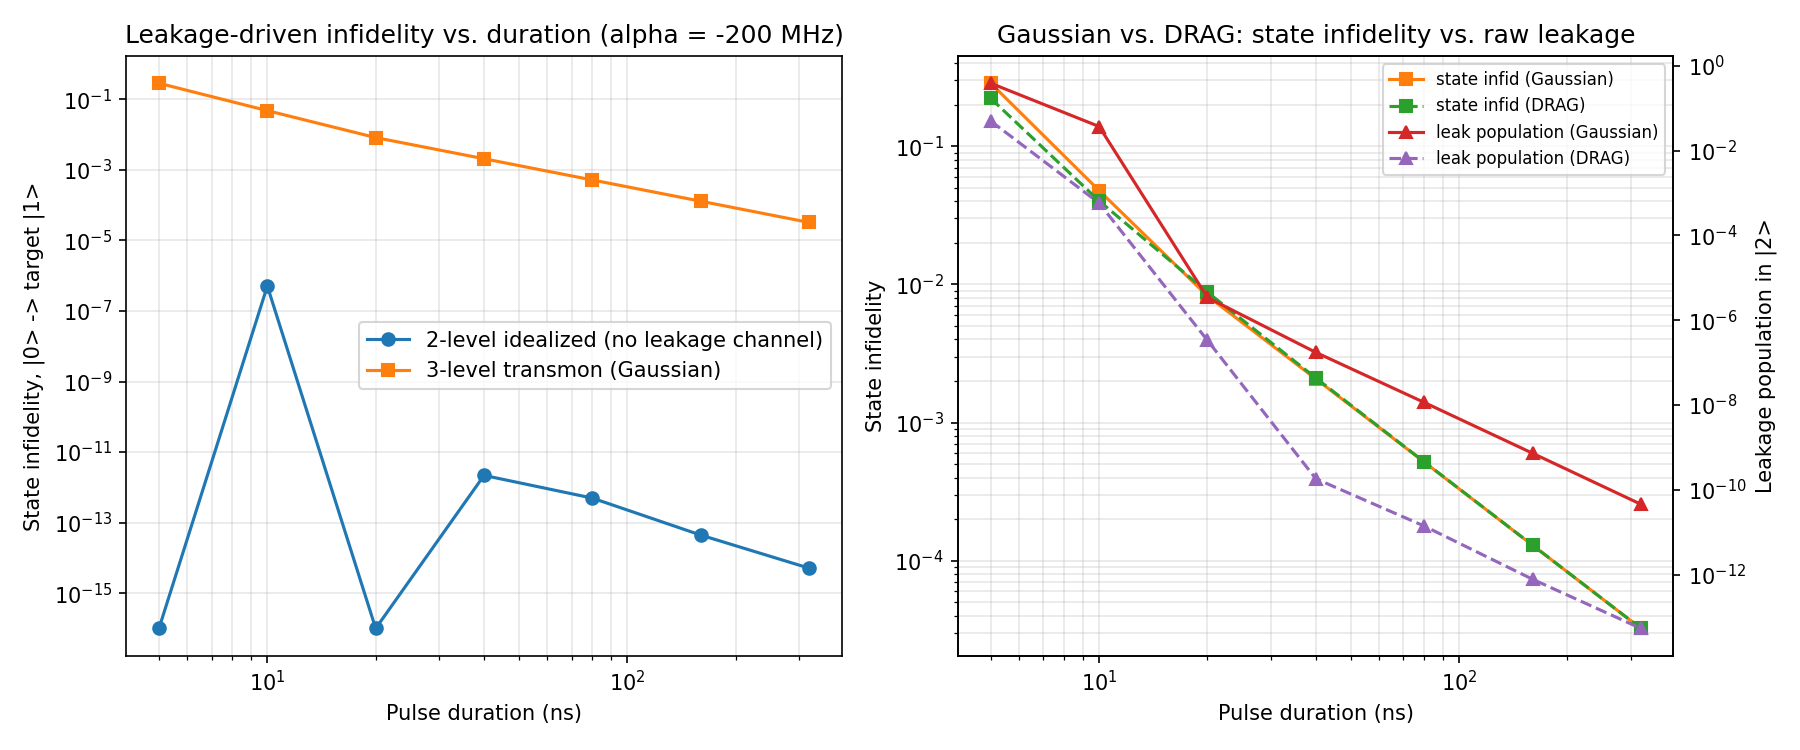

Here is the Python script that generated this plot:
"""
examples/transmon_leakage_demo.py
==================================
Every prior demo in this codebase (rabi_oscillation_demo.py through
impedance_mismatch_demo.py) used an idealized 2-level qubit (H0=0, exactly
resonant, no third level to leak into). This demo swaps in a real
`quantum.Transmon` (finite anharmonicity, n_levels=3) and asks: does a more
realistic qubit model change the fidelity story, independent of any
drive-chain impairment? No NL, no noise, no channel impairment anywhere in
this demo -- the schematic (tests/test_schematic_basic.si) is lossless and
perfectly matched, so any infidelity seen here comes purely from the qubit
Hamiltonian itself (leakage to |2>), not from anything upstream.

A real modeling trap, found while building this (#1 of 2): `Transmon.
build_H0()` returns the LAB-frame Hamiltonian (omega_q*num + (alpha/2)*
a+a+aa), but `quantum.build_hamiltonian()` (used by every gate_fidelity()
call in this codebase) assumes H0 is already expressed in the frame
ROTATING at the drive carrier -- its own docstring says so explicitly
("H0=0 for an exactly-resonant drive"). Naively calling `Transmon(...).
as_qubit_model()` and feeding it straight into gate_fidelity() would add
the qubit's full ~2*pi*5GHz precession term on top of a drive built for a
rotating frame -- nonsense, not leakage. The fix (see
`_transmon_rotating_frame_qubit_model()` below) is the standard DRAG-paper
starting point (Motzoi et al., PRL 103, 110501 (2009)): move to the frame
rotating at the carrier, assumed exactly resonant with the 0->1 transition,
so the precession term cancels exactly and only the anharmonic term
survives: H0' = (alpha/2)*a+a+aa.

A second, more consequential trap (#2 of 2): the first version of this demo
used `gate_fidelity(ideal_gate="X")` -- average GATE fidelity of the full
3-level propagator against an X-embedded-in-3-levels target -- and got
nonsense: infidelity ~0.3-0.7 that barely improved even at pulse durations
100x longer than the leakage timescale, where a direct check of the final
state (starting from |0>) showed population transfer to |1> was already
>99.99% complete with ~0 population in |2>. The propagator itself (checked
directly) was essentially perfect: -i*sigma_x on {|0>,|1>} plus a near-unit-
magnitude phase on |2>. The bug: that phase on |2> is UNPOPULATED-level free
evolution under H0' (accumulates for the *entire* gate duration, not just
while the drive is on) -- physically unobservable for any qubit that starts
and ends in the {|0>,|1>} computational subspace, but qt.average_gate_
fidelity() penalizes it anyway, because it's a *relative* phase between the
{0,1} block and the |2> block, and average_gate_fidelity is only phase-
invariant when the SAME global phase applies to the WHOLE Hilbert space (as
it does for n_levels=2, but not once a 3rd level with different H0-driven
phase evolution is present). The fix used here: measure LEAKAGE with the
metric that's actually insensitive to this artifact -- `gate_fidelity(
target_state=...)`'s STATE fidelity from |0> to the target |1>, plus the
raw leakage population read directly off `FidelityResult.final_states()`
(both already-supported, previously under-exercised features of this
module) -- rather than average GATE fidelity against a naively-embedded
target. See gate_fidelity()'s docstring for a permanent note about this.

THE FINDING (see INVESTIGATIONS.md Investigation 6 for full numbers):
  - Panel A: at fixed anharmonicity (alpha = -200 MHz, a typical transmon),
    a real 3-level transmon shows a genuine leakage-driven infidelity that
    grows sharply as the pulse gets fast relative to 1/|alpha| -- while the
    idealized 2-level model (no 3rd level to leak into) stays at the
    numerical floor regardless of pulse duration. This is the first
    investigation in this series where the *qubit model itself*, not the
    drive chain, is the thing that limits fidelity.
  - Panel B: DRAG suppresses the actual leakage POPULATION into |2> by up
    to ~65x at the shortest duration tested -- build_drag_envelope()'s
    derivative correction genuinely does what its docstring claims. But the
    overall state-infidelity-to-|1> improves only modestly at short
    durations, because this codebase's DRAG implementation is the
    leading-order I/Q-quadrature correction only, with no companion
    frequency-detuning term -- so it leaves behind the AC-Stark-shift-
    driven rotation-angle error that full DRAG implementations correct
    separately. A real, useful nuance: "DRAG suppresses leakage" and "DRAG
    fixes the gate" are not quite the same claim with this codebase's
    current DRAG implementation.

Run: python examples/transmon_leakage_demo.py
Requires: SignalIntegrity, QuTiP, matplotlib.
"""
from __future__ import annotations

import warnings
from pathlib import Path

import numpy as np
import qutip

from si_qfi.schematic import loader as si_loader
from si_qfi.simulation import engine
from si_qfi.source.waveform import SourceWaveform, build_gaussian_envelope, build_drag_envelope
from si_qfi import quantum

SCHEMATIC_PATH = (Path(__file__).parent.parent / "tests" / "test_schematic_basic.si").resolve()

CARRIER_GHZ = 5.0
ETA = 2 * np.pi * 10e6          # rad/(s.V) drive coupling
FS_ENVELOPE = 20e9              # 20 GSa/s -- enough headroom to resolve the
                                 # shortest (5ns) pulse and its DRAG derivative
ANHARMONICITY_MHZ = -200.0      # typical transmon anharmonicity, alpha ~ -Ec
DURATIONS_NS = np.array([5.0, 10.0, 20.0, 40.0, 80.0, 160.0, 320.0])
SHORT_DURATION_NS = 5.0         # fixed leakage-heavy point for the DRAG panel

# This demo intentionally runs complex_baseband mode only: leakage is a pure
# qubit-Hamiltonian effect (governed entirely by the I/Q envelope reaching
# the qubit plane), and this schematic is flat-gain/lossless/matched, so
# real_axis mode would just reproduce the same I(t)/Q(t) at extra simulation
# cost (Investigation 4 already established the two modes agree on any
# purely-linear channel).


def _transmon_rotating_frame_qubit_model(anharmonicity_hz: float, n_levels: int) -> quantum.QubitModel:
    """See module docstring's "modeling trap #1" for why this is needed
    instead of Transmon.as_qubit_model()."""
    a = qutip.destroy(n_levels)
    alpha = 2 * np.pi * anharmonicity_hz
    H0 = (alpha / 2.0) * a.dag() * a.dag() * a * a
    return quantum.QubitModel(H0=H0, n_levels=n_levels)


def _source_from_shape(shape: np.ndarray, fs: float, carrier_ghz: float) -> SourceWaveform:
    from SignalIntegrity.Lib.TimeDomain.Waveform.Waveform import Waveform
    from SignalIntegrity.Lib.TimeDomain.Waveform.TimeDescriptor import TimeDescriptor

    n = len(shape)
    envelope = Waveform(TimeDescriptor(0.0, n, fs), list(shape.astype(complex)))
    return SourceWaveform(carrier_freq_ghz=carrier_ghz, envelope=envelope)


def _calibrate_to_pi(schematic, ref_shape: np.ndarray) -> np.ndarray:
    """One reference run -> exact (linear system, no NL) amplitude scale
    hitting a pulse area of pi on the I axis. Scaling the whole complex
    (I+jQ) shape by one real scalar preserves the I/Q ratio DRAG needs to
    keep canceling leakage after calibration."""
    source_ref = _source_from_shape(ref_shape, FS_ENVELOPE, CARRIER_GHZ)
    result_ref = engine.run(
        schematic, source_ref, nonlinear=None, noise=None, n_realizations=1, mode="complex_baseband",
    )
    v = np.asarray(result_ref.v_nl_qubit)
    t = np.arange(len(v)) / result_ref.fs
    theta_ref = float(ETA * np.trapz(np.real(v), t))
    return ref_shape * (np.pi / theta_ref)


def run_leakage_case(schematic, duration_s: float, qmodel: quantum.QubitModel, use_drag: bool):
    """
    Returns (state_infidelity, leakage_population): state_infidelity is
    1 - state fidelity from |0> to the target |1> (the physically-meaningful
    "did the X gate work" metric -- see module docstring's trap #2 for why
    this is used instead of ideal_gate="X" average gate fidelity for
    n_levels > 2); leakage_population is the final population found outside
    the {|0>,|1>} computational subspace (0.0 for the 2-level model, which
    has no such subspace to leak into).
    """
    sigma_s = duration_s / 6
    if use_drag:
        ref_shape = build_drag_envelope(duration_s, sigma_s, ANHARMONICITY_MHZ * 1e6, FS_ENVELOPE, pi_amp=1.0)
    else:
        ref_shape = build_gaussian_envelope(duration_s, sigma_s, FS_ENVELOPE, amp=1.0)

    cal_shape = _calibrate_to_pi(schematic, ref_shape)
    source = _source_from_shape(cal_shape, FS_ENVELOPE, CARRIER_GHZ)
    result = engine.run(
        schematic, source, nonlinear=None, noise=None, n_realizations=1, mode="complex_baseband",
    )
    n = qmodel.n_levels
    target = qutip.basis(n, 1)
    initial = qutip.basis(n, 0)
    fid = quantum.gate_fidelity(
        result, qmodel, coupling_strength_per_volt=ETA,
        target_state=target, initial_state=initial,
    )
    state_infidelity = 1.0 - fid.state_F_avg

    rho_final = fid.final_states(initial_state=initial)[0]
    populations = np.real(rho_final.diag())
    leakage_population = float(np.sum(populations[2:])) if n > 2 else 0.0

    return state_infidelity, leakage_population


def main():
    warnings.filterwarnings("ignore", message="SI-QFI: Narrowband ratio")

    schematic = si_loader.load_schematic(SCHEMATIC_PATH)
    qmodel_2lvl = quantum.QubitModel(H0=0 * qutip.qeye(2), n_levels=2)
    qmodel_3lvl = _transmon_rotating_frame_qubit_model(ANHARMONICITY_MHZ * 1e6, n_levels=3)

    # --- Panel A: state infidelity vs. pulse duration, 2-level idealized vs. real transmon ---
    print("Panel A: sweeping pulse duration (2-level idealized vs. 3-level transmon)...")
    infid_2lvl = np.zeros_like(DURATIONS_NS)
    infid_3lvl_gauss = np.zeros_like(DURATIONS_NS)
    leak_3lvl_gauss = np.zeros_like(DURATIONS_NS)
    for i, d_ns in enumerate(DURATIONS_NS):
        infid_2lvl[i], _ = run_leakage_case(schematic, d_ns * 1e-9, qmodel_2lvl, use_drag=False)
        infid_3lvl_gauss[i], leak_3lvl_gauss[i] = run_leakage_case(schematic, d_ns * 1e-9, qmodel_3lvl, use_drag=False)

    # --- Panel B: Gaussian vs. DRAG at the fixed short, leakage-heavy duration ---
    print("Panel B: Gaussian vs. DRAG across the duration sweep (state infidelity AND raw leakage population)...")
    infid_3lvl_drag = np.zeros_like(DURATIONS_NS)
    leak_3lvl_drag = np.zeros_like(DURATIONS_NS)
    for i, d_ns in enumerate(DURATIONS_NS):
        infid_3lvl_drag[i], leak_3lvl_drag[i] = run_leakage_case(schematic, d_ns * 1e-9, qmodel_3lvl, use_drag=True)

    print()
    print("Panel A/B (duration sweep, 3-level transmon):")
    for i, d_ns in enumerate(DURATIONS_NS):
        print(
            f"  duration={d_ns:6.1f}ns   2lvl infid={infid_2lvl[i]:.3e}   "
            f"gauss: state_infid={infid_3lvl_gauss[i]:.3e} leak_pop={leak_3lvl_gauss[i]:.3e}   "
            f"drag: state_infid={infid_3lvl_drag[i]:.3e} leak_pop={leak_3lvl_drag[i]:.3e}   "
            f"leak_suppression={leak_3lvl_gauss[i] / max(leak_3lvl_drag[i], 1e-300):.1f}x"
        )

    import matplotlib
    matplotlib.use("Agg")
    import matplotlib.pyplot as plt

    fig, (ax1, ax2) = plt.subplots(1, 2, figsize=(12, 5))

    ax1.loglog(DURATIONS_NS, np.maximum(infid_2lvl, 1e-16), "o-", label="2-level idealized (no leakage channel)")
    ax1.loglog(DURATIONS_NS, np.maximum(infid_3lvl_gauss, 1e-16), "s-", label="3-level transmon (Gaussian)")
    ax1.set_xlabel("Pulse duration (ns)")
    ax1.set_ylabel("State infidelity, |0> -> target |1>")
    ax1.set_title(f"Leakage-driven infidelity vs. duration (alpha = {ANHARMONICITY_MHZ:.0f} MHz)")
    ax1.legend()
    ax1.grid(alpha=0.3, which="both")

    ax2b = ax2.twinx()
    l1, = ax2.loglog(DURATIONS_NS, np.maximum(infid_3lvl_gauss, 1e-16), "s-", color="C1", label="state infid (Gaussian)")
    l2, = ax2.loglog(DURATIONS_NS, np.maximum(infid_3lvl_drag, 1e-16), "s--", color="C2", label="state infid (DRAG)")
    l3, = ax2b.loglog(DURATIONS_NS, np.maximum(leak_3lvl_gauss, 1e-16), "^-", color="C3", label="leak population (Gaussian)")
    l4, = ax2b.loglog(DURATIONS_NS, np.maximum(leak_3lvl_drag, 1e-16), "^--", color="C4", label="leak population (DRAG)")
    ax2.set_xlabel("Pulse duration (ns)")
    ax2.set_ylabel("State infidelity")
    ax2b.set_ylabel("Leakage population in |2>")
    ax2.set_title("Gaussian vs. DRAG: state infidelity vs. raw leakage")
    ax2.legend(handles=[l1, l2, l3, l4], loc="upper right", fontsize=8)
    ax2.grid(alpha=0.3, which="both")

    plt.tight_layout()
    out_path = Path(__file__).parent / "transmon_leakage_demo.png"
    plt.savefig(out_path, dpi=150)
    print(f"\nSaved plot to {out_path}")


if __name__ == "__main__":
    main()
